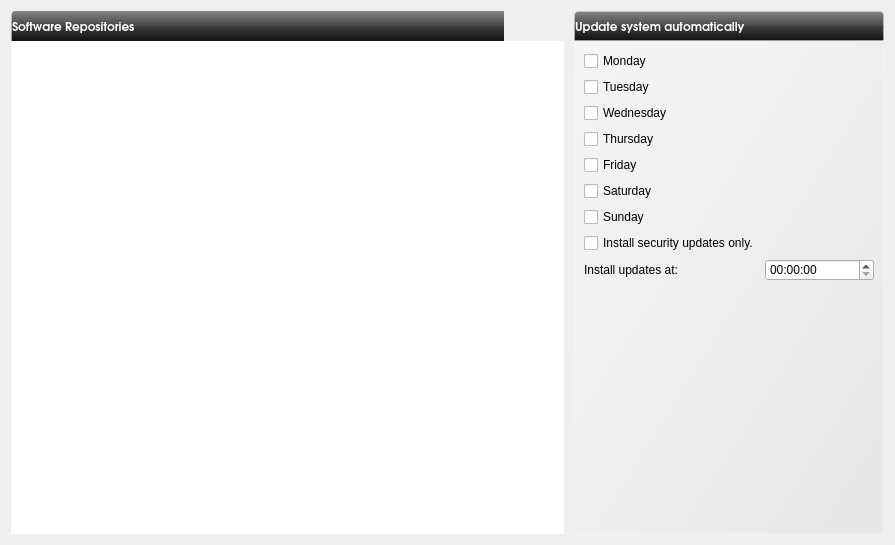
<?xml version="1.0" encoding="UTF-8"?>
<ui version="4.0">
 <class>widgetSoftware</class>
 <widget class="QWidget" name="widgetSoftware">
  <property name="geometry">
   <rect>
    <x>0</x>
    <y>0</y>
    <width>895</width>
    <height>545</height>
   </rect>
  </property>
  <property name="windowTitle">
   <string>Software Update</string>
  </property>
  <property name="windowIcon">
   <iconset resource="software.qrc">
    <normaloff>:/icons/software48.png</normaloff>:/icons/software48.png</iconset>
  </property>
  <property name="styleSheet">
   <string notr="true">QGroupBox{
background-color: qlineargradient(spread:pad, x1:1, y1:1, x2:0, y2:0, stop:0 rgba(219, 219, 219, 100), stop:1 rgba(255, 255, 255, 100));
border: 1px solid rgba(255,255,255,50);
border-bottom-left-radius: 4px;
border-bottom-right-radius: 4px;
}</string>
  </property>
  <layout class="QGridLayout" name="gridLayout_3">
   <property name="horizontalSpacing">
    <number>10</number>
   </property>
   <property name="verticalSpacing">
    <number>0</number>
   </property>
   <item row="4" column="2">
    <widget class="QGroupBox" name="groupUpdate">
     <property name="sizePolicy">
      <sizepolicy hsizetype="Fixed" vsizetype="Preferred">
       <horstretch>1</horstretch>
       <verstretch>0</verstretch>
      </sizepolicy>
     </property>
     <property name="minimumSize">
      <size>
       <width>310</width>
       <height>0</height>
      </size>
     </property>
     <property name="maximumSize">
      <size>
       <width>310</width>
       <height>16777215</height>
      </size>
     </property>
     <property name="title">
      <string/>
     </property>
     <property name="flat">
      <bool>true</bool>
     </property>
     <property name="checkable">
      <bool>false</bool>
     </property>
     <layout class="QGridLayout" name="gridLayout">
      <item row="1" column="0">
       <widget class="QCheckBox" name="checkMonday">
        <property name="text">
         <string>Monday</string>
        </property>
       </widget>
      </item>
      <item row="2" column="0">
       <widget class="QCheckBox" name="checkTuesday">
        <property name="text">
         <string>Tuesday</string>
        </property>
       </widget>
      </item>
      <item row="3" column="0">
       <widget class="QCheckBox" name="checkWednesday">
        <property name="text">
         <string>Wednesday</string>
        </property>
       </widget>
      </item>
      <item row="4" column="0">
       <widget class="QCheckBox" name="checkThursday">
        <property name="text">
         <string>Thursday</string>
        </property>
       </widget>
      </item>
      <item row="5" column="0">
       <widget class="QCheckBox" name="checkFriday">
        <property name="text">
         <string>Friday</string>
        </property>
       </widget>
      </item>
      <item row="6" column="0">
       <widget class="QCheckBox" name="checkSaturday">
        <property name="text">
         <string>Saturday</string>
        </property>
       </widget>
      </item>
      <item row="7" column="0">
       <widget class="QCheckBox" name="checkSunday">
        <property name="text">
         <string>Sunday</string>
        </property>
       </widget>
      </item>
      <item row="9" column="0">
       <widget class="QLabel" name="label">
        <property name="text">
         <string>Install updates at:</string>
        </property>
       </widget>
      </item>
      <item row="9" column="1">
       <widget class="QTimeEdit" name="timeUpdate"/>
      </item>
      <item row="11" column="0" colspan="2">
       <spacer name="verticalSpacer">
        <property name="orientation">
         <enum>Qt::Vertical</enum>
        </property>
        <property name="sizeHint" stdset="0">
         <size>
          <width>20</width>
          <height>271</height>
         </size>
        </property>
       </spacer>
      </item>
      <item row="8" column="0">
       <widget class="QCheckBox" name="checkSecurity">
        <property name="text">
         <string>Install security updates only.</string>
        </property>
       </widget>
      </item>
     </layout>
    </widget>
   </item>
   <item row="0" column="2">
    <widget class="QLabel" name="label_7">
     <property name="sizePolicy">
      <sizepolicy hsizetype="Fixed" vsizetype="Preferred">
       <horstretch>0</horstretch>
       <verstretch>0</verstretch>
      </sizepolicy>
     </property>
     <property name="minimumSize">
      <size>
       <width>310</width>
       <height>30</height>
      </size>
     </property>
     <property name="maximumSize">
      <size>
       <width>310</width>
       <height>30</height>
      </size>
     </property>
     <property name="font">
      <font>
       <family>URW Gothic L</family>
       <pointsize>9</pointsize>
       <weight>75</weight>
       <bold>true</bold>
       <underline>false</underline>
      </font>
     </property>
     <property name="styleSheet">
      <string notr="true">    background-color: qlineargradient(spread:pad, x1:0.5, y1:0, x2:0.5, y2:1, stop:0 rgba(132, 132, 132, 255), stop:0.501481 rgba(70, 70, 70, 255), stop:0.503057 rgba(62, 62, 62, 255), stop:1 rgba(16, 16, 16, 255));
color:rgb(255,255,255);
/*qlineargradient(spread:pad, x1:0.5, y1:1, x2:0.5, y2:0, stop:0 rgba(183, 100, 124, 255), stop:0.0212465 rgba(91, 33, 50, 255), stop:0.521739 rgba(152, 86, 105, 255), stop:0.527174 rgba(155, 98, 115, 255), stop:0.983696 rgba(184, 141, 153, 255), stop:1 rgba(220, 173, 186, 255));*/
/*background-color: qlineargradient(spread:pad, x1:1, y1:1, x2:0, y2:0, stop:0 rgba(219, 219, 219, 100), stop:1 rgba(255, 255, 255, 100));*/
border: 1px solid rgba(255,255,255,50);
border-top-left-radius: 4px;
border-top-right-radius: 4px;</string>
     </property>
     <property name="text">
      <string>Update system automatically</string>
     </property>
     <property name="margin">
      <number>5</number>
     </property>
     <property name="indent">
      <number>0</number>
     </property>
    </widget>
   </item>
   <item row="0" column="0">
    <widget class="QWidget" name="widget" native="true">
     <property name="sizePolicy">
      <sizepolicy hsizetype="Expanding" vsizetype="Preferred">
       <horstretch>0</horstretch>
       <verstretch>0</verstretch>
      </sizepolicy>
     </property>
     <layout class="QGridLayout" name="gridLayout_2">
      <property name="margin">
       <number>0</number>
      </property>
      <property name="spacing">
       <number>0</number>
      </property>
      <item row="0" column="0">
       <widget class="QLabel" name="label_6">
        <property name="sizePolicy">
         <sizepolicy hsizetype="Expanding" vsizetype="Preferred">
          <horstretch>0</horstretch>
          <verstretch>0</verstretch>
         </sizepolicy>
        </property>
        <property name="minimumSize">
         <size>
          <width>260</width>
          <height>30</height>
         </size>
        </property>
        <property name="maximumSize">
         <size>
          <width>16777215</width>
          <height>30</height>
         </size>
        </property>
        <property name="font">
         <font>
          <family>URW Gothic L</family>
          <pointsize>9</pointsize>
          <weight>75</weight>
          <bold>true</bold>
          <underline>false</underline>
         </font>
        </property>
        <property name="styleSheet">
         <string notr="true">    background-color: qlineargradient(spread:pad, x1:0.5, y1:0, x2:0.5, y2:1, stop:0 rgba(132, 132, 132, 255), stop:0.501481 rgba(70, 70, 70, 255), stop:0.503057 rgba(62, 62, 62, 255), stop:1 rgba(16, 16, 16, 255));
color:rgb(255,255,255);
/*qlineargradient(spread:pad, x1:0.5, y1:1, x2:0.5, y2:0, stop:0 rgba(183, 100, 124, 255), stop:0.0212465 rgba(91, 33, 50, 255), stop:0.521739 rgba(152, 86, 105, 255), stop:0.527174 rgba(155, 98, 115, 255), stop:0.983696 rgba(184, 141, 153, 255), stop:1 rgba(220, 173, 186, 255));*/
/*background-color: qlineargradient(spread:pad, x1:1, y1:1, x2:0, y2:0, stop:0 rgba(219, 219, 219, 100), stop:1 rgba(255, 255, 255, 100));*/
border-radius: 0px;
border: 0px;
border-left: 1px solid rgba(255,255,255,50);
border-top-left-radius: 4px;</string>
        </property>
        <property name="text">
         <string>Software Repositories</string>
        </property>
        <property name="margin">
         <number>5</number>
        </property>
        <property name="indent">
         <number>0</number>
        </property>
       </widget>
      </item>
      <item row="0" column="1">
       <widget class="QPushButton" name="pushRemoveRepo">
        <property name="minimumSize">
         <size>
          <width>30</width>
          <height>30</height>
         </size>
        </property>
        <property name="maximumSize">
         <size>
          <width>29</width>
          <height>16777215</height>
         </size>
        </property>
        <property name="autoFillBackground">
         <bool>false</bool>
        </property>
        <property name="styleSheet">
         <string notr="true">border: 0px;
border-radius: 0px;</string>
        </property>
        <property name="text">
         <string/>
        </property>
        <property name="icon">
         <iconset resource="software.qrc">
          <normaloff>:/icons/remove48.png</normaloff>:/icons/remove48.png</iconset>
        </property>
        <property name="flat">
         <bool>false</bool>
        </property>
       </widget>
      </item>
      <item row="0" column="2">
       <widget class="QPushButton" name="pushAddRepo">
        <property name="minimumSize">
         <size>
          <width>30</width>
          <height>30</height>
         </size>
        </property>
        <property name="maximumSize">
         <size>
          <width>30</width>
          <height>16777215</height>
         </size>
        </property>
        <property name="autoFillBackground">
         <bool>false</bool>
        </property>
        <property name="styleSheet">
         <string notr="true">border-radius: 0px;
border: 0px;
border-top-right-radius: 4px;</string>
        </property>
        <property name="text">
         <string/>
        </property>
        <property name="icon">
         <iconset resource="software.qrc">
          <normaloff>:/icons/add48.png</normaloff>:/icons/add48.png</iconset>
        </property>
        <property name="flat">
         <bool>false</bool>
        </property>
       </widget>
      </item>
     </layout>
    </widget>
   </item>
   <item row="1" column="0" rowspan="4">
    <widget class="QListWidget" name="listRepositories">
     <property name="styleSheet">
      <string notr="true">QListWidget {
        show-decoration-selected: 1; /* make the selection span the entire width of the view */
        color: #444444;
		border: 0px;
        font-size: 12px;
        text-decoration: none;
        background-color: qlineargradient(spread:pad, x1:0.5, y1:0, x2:0.516304,
            y2:0.653, stop:0 rgba(171, 171, 171, 255), stop:1 rgba(255, 255, 255, 220));
}</string>
     </property>
     <property name="iconSize">
      <size>
       <width>32</width>
       <height>32</height>
      </size>
     </property>
    </widget>
   </item>
  </layout>
 </widget>
 <resources>
  <include location="software.qrc"/>
 </resources>
 <connections/>
</ui>
